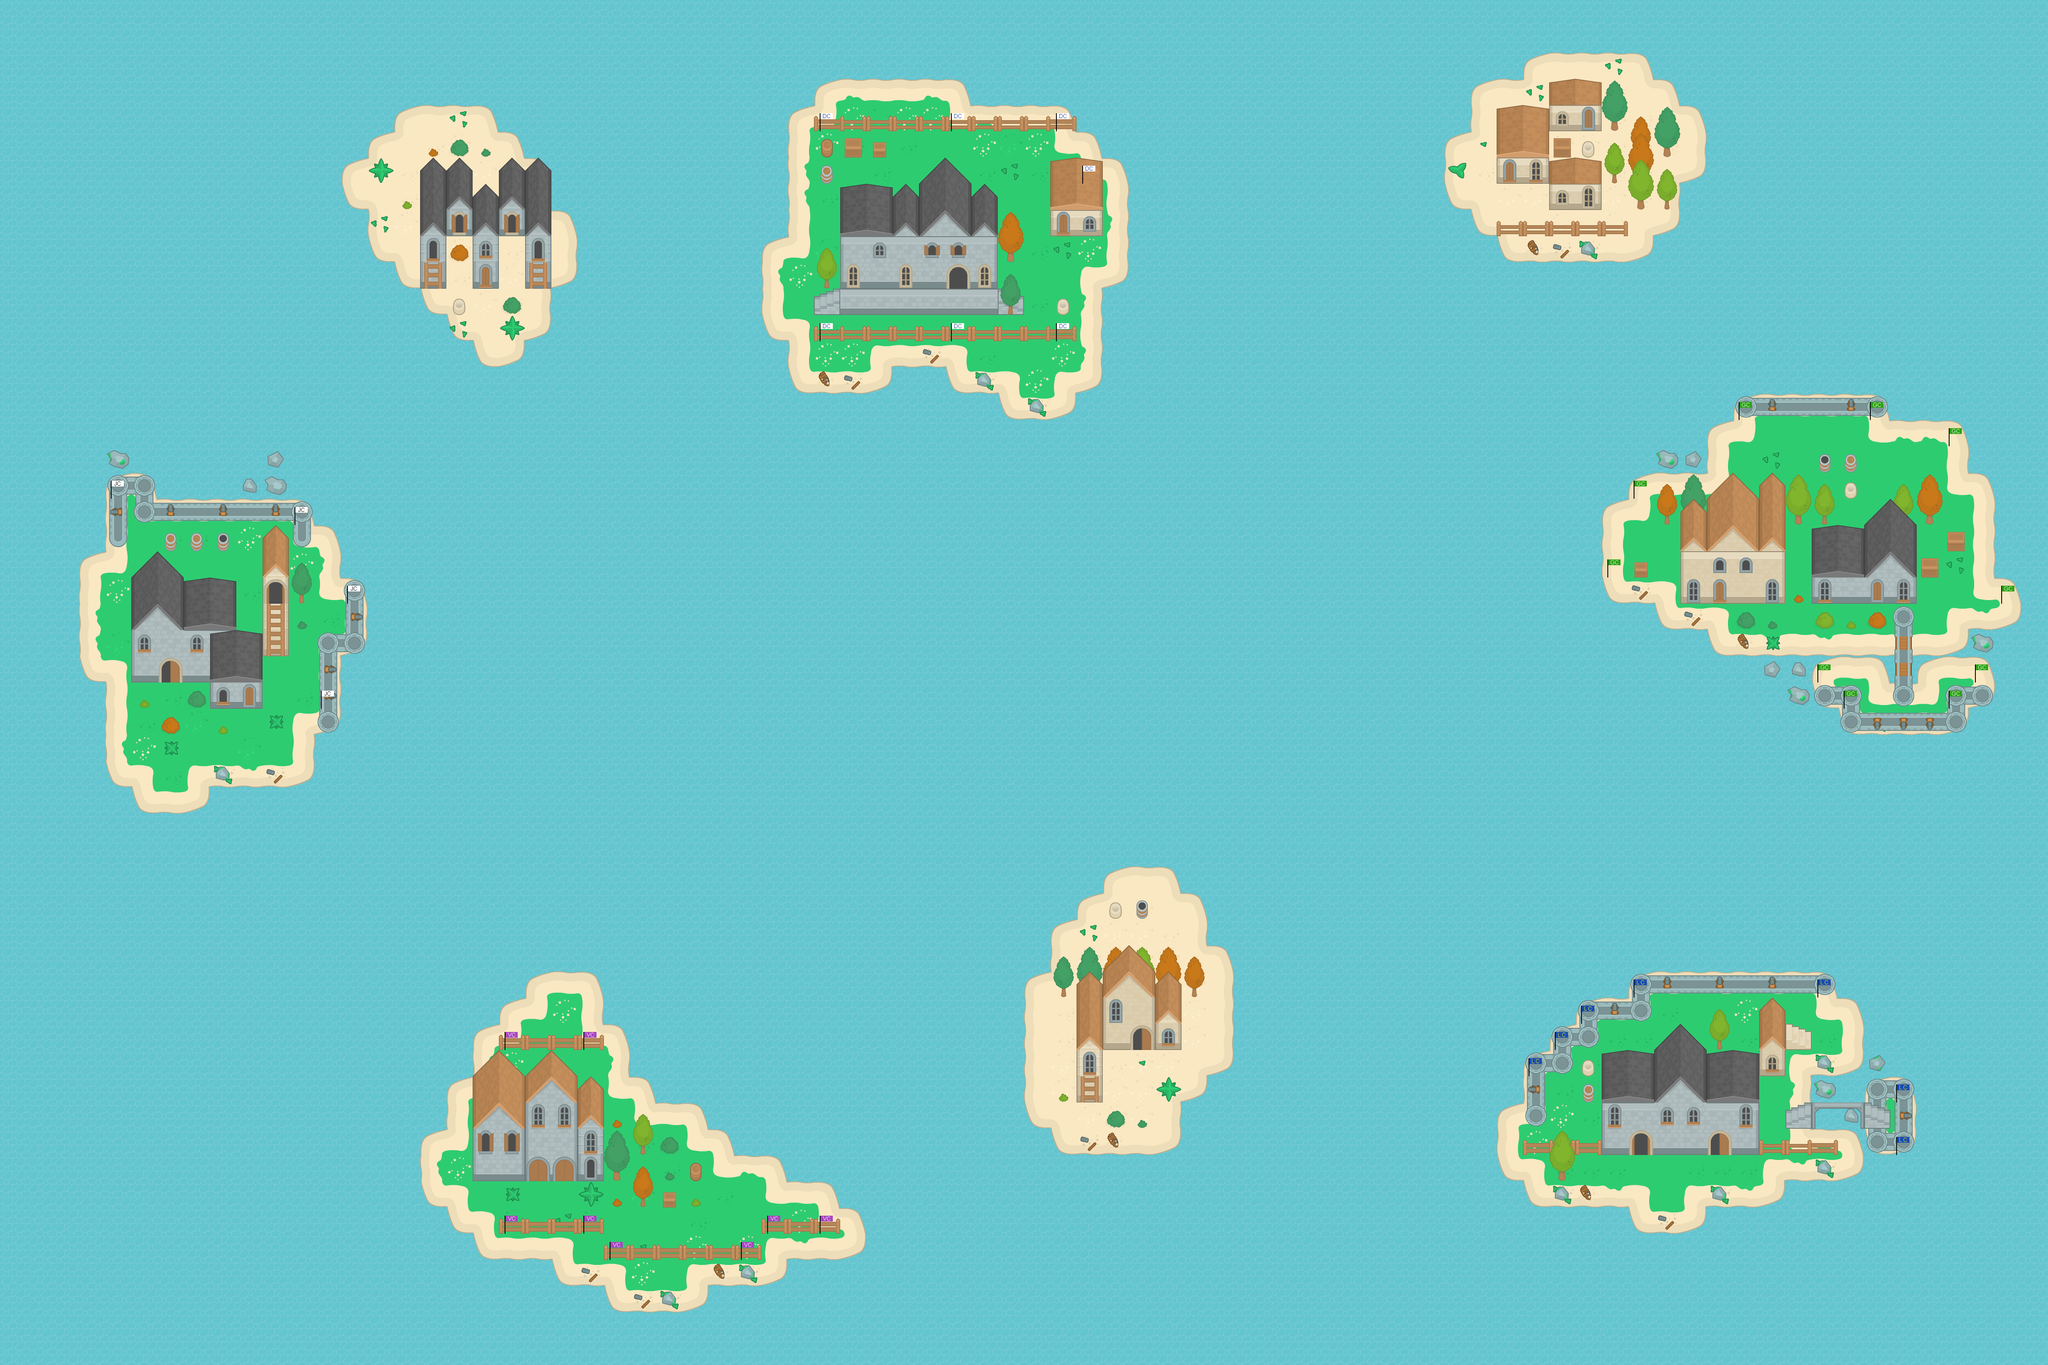

A level layout from a 2D game, rendered from its tile map. Below: a short description, then the map file with tile-grid data replaced by summaries:
An orthogonal 78x52 tile map with 64x64 px tiles, 5 tile layers (Water, Background, Buildings, Details, ...), 3 tilesets and 81 objects (13x vanbrugh, 11x goodricke, 9x maths, 9x james, 8x derwent, ...).

<map version="1.2" tiledversion="1.2.3" orientation="orthogonal" renderorder="right-down" width="78" height="52" tilewidth="64" tileheight="64" infinite="0" nextlayerid="37" nextobjectid="914">
 <tileset firstgid="1" source="rpg-tiles-64.tsx" />
 <tileset firstgid="261" source="map-tiles-64.tsx" />
 <tileset firstgid="357" source="college-maps.tsx" />
 <layer id="32" name="Water" width="78" height="52">
  <data>[4056 cells, 4056 non-empty, 1 distinct tile ids]</data>
 </layer>
 <layer id="33" name="Background" width="78" height="52">
  <data>[4056 cells, 847 non-empty, 46 distinct tile ids]</data>
 </layer>
 <layer id="34" name="Buildings" width="78" height="52">
  <data>[4056 cells, 318 non-empty, 83 distinct tile ids]</data>
 </layer>
 <layer id="36" name="Details" width="78" height="52">
  <data>[4056 cells, 252 non-empty, 77 distinct tile ids]</data>
 </layer>
 <layer id="35" name="Overlay" width="78" height="52">
  <data>[4056 cells, 0 non-empty, 0 distinct tile ids]</data>
 </layer>
 <objectgroup id="5" name="ObjectData">
  <object id="1" name="player" x="2496" y="1536" width="25.3333" height="62.6667" />
  <object id="911" name="monster" x="2952" y="1540" width="25.3333" height="62.6667" />
  <object id="912" name="whirlpool" x="1453.33" y="1292.67" width="25.3333" height="62.6667" />
 </objectgroup>
 <objectgroup id="7" name="RegionData" visible="0">
  <object id="721" name="derwentregion" x="1600" y="0" width="1280" height="1152" />
  <object id="722" name="vanbrughregion" x="896" y="2240" width="1280" height="1088" />
  <object id="723" name="jamesregion" x="0" y="960" width="1088" height="1152" />
  <object id="740" name="langwithregion" x="3328" y="2176" width="1472" height="1152" />
  <object id="742" name="goodrickeregion" x="3648" y="832" width="1344" height="1152" />
 </objectgroup>
 <objectgroup id="6" name="PhysicsData" visible="0" locked="1">
  <object id="15" name="bound" x="0" y="0" width="4992" height="5" />
  <object id="16" name="bound" x="0" y="0" width="5" height="3328" />
  <object id="18" name="bound" x="0" y="3323" width="4992" height="5" />
  <object id="19" name="bound" x="4987" y="0" width="5" height="3328" />
  <object id="20" name="chemistry" x="3584" y="192" width="512" height="384" />
  <object id="754" name="physics" x="2560" y="2240" width="320" height="574.667" />
  <object id="767" name="maths" x="896" y="320" width="384" height="320" />
  <object id="774" name="derwent" x="1920" y="256" width="704" height="640" />
  <object id="797" name="langwith" x="3840" y="2432" width="704" height="448" />
  <object id="806" name="vanbrugh" x="1152" y="2688" width="576" height="384" />
  <object id="820" name="james" x="256" y="1216" width="512" height="704" />
  <object id="840" name="goodricke" x="4032" y="1152" width="832" height="384" />
  <object id="847" name="physics" x="2496" y="2368" width="64" height="384" />
  <object id="848" name="physics" x="2880" y="2176" width="64" height="512" />
  <object id="849" name="physics" x="2944" y="2304" width="64" height="320" />
  <object id="850" name="physics" x="2688" y="2112" width="192" height="128" />
  <object id="851" name="physics" x="2624" y="2176" width="64" height="64" />
  <object id="852" name="chemistry" x="3520" y="320" width="64" height="192" />
  <object id="853" name="chemistry" x="3648" y="576" width="384" height="64" />
  <object id="854" name="chemistry" x="3712" y="128" width="320" height="64" />
  <object id="857" name="chemistry" x="4096" y="256" width="64" height="192" />
  <object id="858" name="maths" x="1088" y="640" width="256" height="192" />
  <object id="859" name="maths" x="1280" y="384" width="64" height="256" />
  <object id="860" name="maths" x="1344" y="512" width="64" height="192" />
  <object id="861" name="maths" x="1024" y="640" width="64" height="128" />
  <object id="862" name="maths" x="960" y="640" width="64" height="64" />
  <object id="863" name="maths" x="832" y="385" width="64" height="127" />
  <object id="864" name="maths" x="960" y="256" width="256" height="64" />
  <object id="865" name="maths" x="1152" y="832" width="128" height="64" />
  <object id="866" name="vanbrugh" x="1728" y="2880" width="320" height="192" />
  <object id="867" name="vanbrugh" x="1152" y="2496" width="384" height="192" />
  <object id="868" name="vanbrugh" x="1280" y="2368" width="192" height="128" />
  <object id="869" name="vanbrugh" x="1344" y="3072" width="576" height="64" />
  <object id="870" name="vanbrugh" x="1472" y="3136" width="256" height="64" />
  <object id="871" name="vanbrugh" x="1728" y="2816" width="192" height="64" />
  <object id="872" name="vanbrugh" x="2048" y="2944" width="64" height="128" />
  <object id="873" name="vanbrugh" x="1088" y="2624" width="64" height="384" />
  <object id="874" name="vanbrugh" x="1024" y="2752" width="64" height="192" />
  <object id="875" name="vanbrugh" x="1216" y="2432" width="64" height="64" />
  <object id="876" name="vanbrugh" x="1536" y="2624" width="64" height="64" />
  <object id="877" name="vanbrugh" x="1728" y="2752" width="64" height="64" />
  <object id="878" name="langwith" x="3712" y="2880" width="640" height="64" />
  <object id="879" name="langwith" x="3968" y="2944" width="192" height="64" />
  <object id="880" name="langwith" x="3712" y="2560" width="128" height="320" />
  <object id="881" name="langwith" x="4544" y="2560" width="64" height="256" />
  <object id="882" name="langwith" x="4608" y="2624" width="64" height="192" />
  <object id="883" name="langwith" x="3648" y="2688" width="64" height="192" />
  <object id="884" name="langwith" x="3968" y="2368" width="512" height="64" />
  <object id="885" name="goodricke" x="4160" y="1024" width="640" height="128" />
  <object id="886" name="goodricke" x="4288" y="1536" width="576" height="128" />
  <object id="887" name="goodricke" x="4352" y="1664" width="512" height="64" />
  <object id="888" name="goodricke" x="4480" y="1728" width="320" height="64" />
  <object id="889" name="goodricke" x="4160" y="1536" width="128" height="64" />
  <object id="890" name="goodricke" x="3904" y="1216" width="128" height="256" />
  <object id="891" name="goodricke" x="4032" y="1088" width="128" height="64" />
  <object id="892" name="goodricke" x="3968" y="1152" width="64" height="64" />
  <object id="893" name="goodricke" x="4224" y="960" width="384" height="64" />
  <object id="894" name="goodricke" x="4864" y="1408" width="64" height="128" />
  <object id="895" name="derwent" x="1920" y="896" width="256" height="64" />
  <object id="896" name="derwent" x="2304" y="896" width="384" height="64" />
  <object id="897" name="derwent" x="2432" y="960" width="192" height="64" />
  <object id="898" name="derwent" x="2624" y="320" width="64" height="576" />
  <object id="899" name="derwent" x="2688" y="384" width="64" height="320" />
  <object id="900" name="derwent" x="1856" y="576" width="64" height="256" />
  <object id="901" name="derwent" x="1984" y="192" width="384" height="64" />
  <object id="902" name="james" x="768" y="1280" width="64" height="512" />
  <object id="903" name="james" x="832" y="1408" width="64" height="192" />
  <object id="904" name="james" x="192" y="1344" width="64" height="320" />
  <object id="905" name="james" x="320" y="1920" width="192" height="64" />
  <object id="906" name="james" x="256" y="1152" width="128" height="64" />
  <object id="907" name="james" x="576" y="1152" width="128" height="64" />
  <object id="908" name="james" x="256" y="1088" width="64" height="64" />
  <object id="910" name="james" x="640" y="1088.67" width="64" height="64" />
 </objectgroup>
</map>
